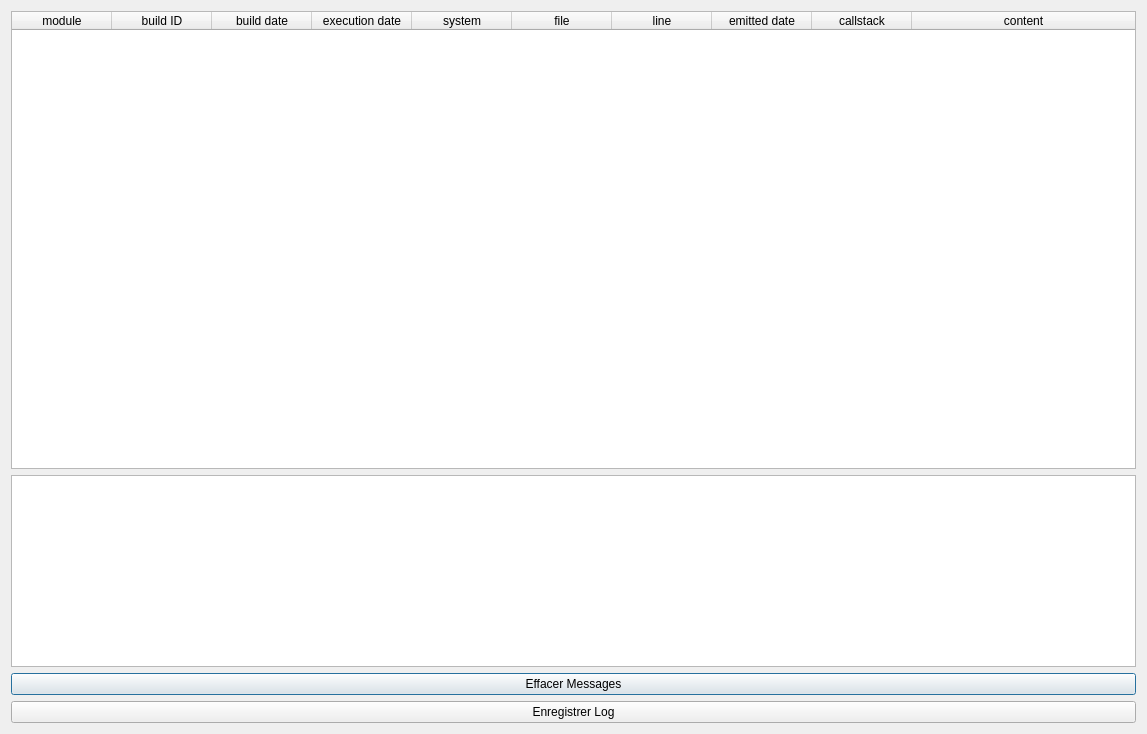
<?xml version="1.0" encoding="UTF-8"?>
<ui version="4.0">
 <class>DebuggingDialog</class>
 <widget class="QDialog" name="DebuggingDialog">
  <property name="geometry">
   <rect>
    <x>0</x>
    <y>0</y>
    <width>1147</width>
    <height>734</height>
   </rect>
  </property>
  <property name="windowTitle">
   <string>Log Collector</string>
  </property>
  <property name="windowIcon">
   <iconset resource="../../../../master/thesleeper.qrc">
    <normaloff>:/images/images/biohazard.jpg</normaloff>:/images/images/biohazard.jpg</iconset>
  </property>
  <layout class="QVBoxLayout" name="verticalLayout">
   <item>
    <widget class="QTableWidget" name="messagesTableWidget">
     <property name="editTriggers">
      <set>QAbstractItemView::NoEditTriggers</set>
     </property>
     <property name="showDropIndicator" stdset="0">
      <bool>false</bool>
     </property>
     <property name="alternatingRowColors">
      <bool>true</bool>
     </property>
     <property name="rowCount">
      <number>0</number>
     </property>
     <property name="columnCount">
      <number>10</number>
     </property>
     <attribute name="horizontalHeaderCascadingSectionResizes">
      <bool>false</bool>
     </attribute>
     <attribute name="horizontalHeaderStretchLastSection">
      <bool>true</bool>
     </attribute>
     <column>
      <property name="text">
       <string>module</string>
      </property>
     </column>
     <column>
      <property name="text">
       <string>build ID</string>
      </property>
     </column>
     <column>
      <property name="text">
       <string>build date</string>
      </property>
     </column>
     <column>
      <property name="text">
       <string>execution date</string>
      </property>
     </column>
     <column>
      <property name="text">
       <string>system</string>
      </property>
     </column>
     <column>
      <property name="text">
       <string>file</string>
      </property>
     </column>
     <column>
      <property name="text">
       <string>line</string>
      </property>
     </column>
     <column>
      <property name="text">
       <string>emitted date</string>
      </property>
     </column>
     <column>
      <property name="text">
       <string>callstack</string>
      </property>
     </column>
     <column>
      <property name="text">
       <string>content</string>
      </property>
     </column>
    </widget>
   </item>
   <item>
    <widget class="QTextEdit" name="debugOutputEdit">
     <property name="sizePolicy">
      <sizepolicy hsizetype="Preferred" vsizetype="Preferred">
       <horstretch>0</horstretch>
       <verstretch>0</verstretch>
      </sizepolicy>
     </property>
     <property name="undoRedoEnabled">
      <bool>false</bool>
     </property>
     <property name="readOnly">
      <bool>true</bool>
     </property>
     <property name="textInteractionFlags">
      <set>Qt::TextSelectableByKeyboard|Qt::TextSelectableByMouse</set>
     </property>
    </widget>
   </item>
   <item>
    <widget class="QPushButton" name="deleteMsgButton">
     <property name="text">
      <string>Effacer Messages</string>
     </property>
    </widget>
   </item>
   <item>
    <widget class="QPushButton" name="saveLogButton">
     <property name="text">
      <string>Enregistrer Log</string>
     </property>
    </widget>
   </item>
  </layout>
 </widget>
 <resources>
  <include location="../../../../master/thesleeper.qrc"/>
 </resources>
 <connections>
  <connection>
   <sender>deleteMsgButton</sender>
   <signal>clicked()</signal>
   <receiver>debugOutputEdit</receiver>
   <slot>clear()</slot>
   <hints>
    <hint type="sourcelabel">
     <x>327</x>
     <y>509</y>
    </hint>
    <hint type="destinationlabel">
     <x>327</x>
     <y>220</y>
    </hint>
   </hints>
  </connection>
 </connections>
</ui>
